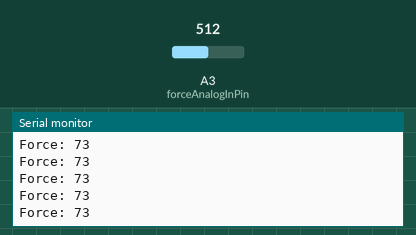
Simulated run of this sketch. Board: Arduino Uno, built with avr-gcc and run on an emulated ATmega328P. Parts: the last lines printed to the serial monitor. The test bench sets the inputs (shaded band); at power-on: A3 (forceAnalogInPin) = 512.

Above: at 2.2 s.
2.3 s: A3 (forceAnalogInPin) set to 555
At 3.2 s:
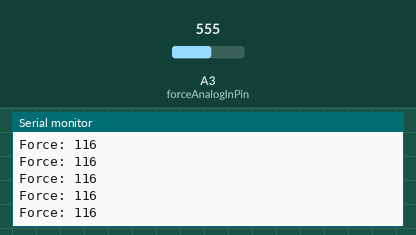
14.3 s: A3 (forceAnalogInPin) set to 324
At 14.9 s:
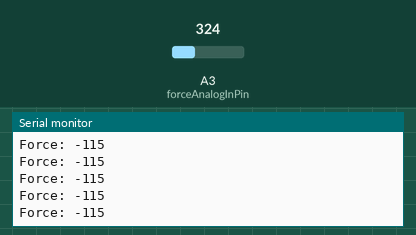
17.3 s: A3 (forceAnalogInPin) set to 351
At 18.0 s:
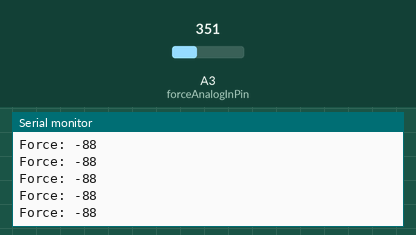
Timing chart, 0 to 19.8 s (numbered marks = the images above; inputs shaded):
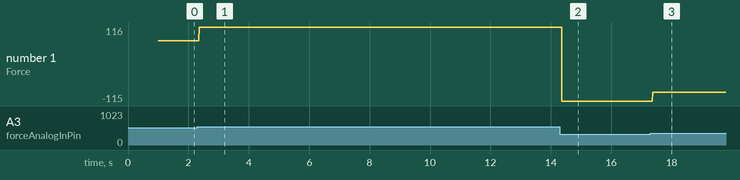

The sketch:

ReadSensor.ino
```cpp
int forceAnalogInPin = A3;
int forceIs;
const int forceOffset = 439;

void setup() {
  // put your setup code here, to run once:
  Serial.begin(9600);
  delay(1000);
}

void loop() {
  // put your main code here, to run repeatedly:
  forceIs = analogRead(forceAnalogInPin);
  forceIs -= forceOffset;
  Serial.print("Force: ");
  Serial.println(forceIs);
  delay(10);
}
```

Measured:
- after the input at 2.3 s, the serial monitor: prints a new line after 0.06 s (image 1)
- after the input at 14.3 s, the serial monitor: prints a new line after 0.07 s (image 2)
- after the input at 17.3 s, the serial monitor: prints a new line after 0.07 s (image 3)
- plotted number 1: 73 → 116 after the input at 2.3 s, 116 → -115 after the input at 14.3 s, -115 → -88 after the input at 17.3 s
